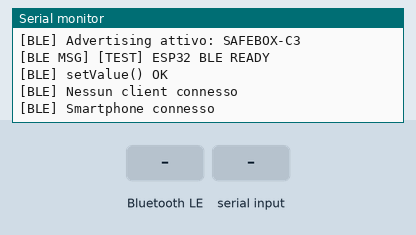
This sketch was run on a simulated ESP32-C3. On the bench: the last lines printed to the serial monitor. The test bench sets the inputs (shaded band). Nothing arrives over Bluetooth unless stated; a phone connects over Bluetooth LE 3 s after start.

Above: at 4.7 s.
4.8 s: Bluetooth LE write "LOCKDOWN_ALERT" received
At 5.1 s:
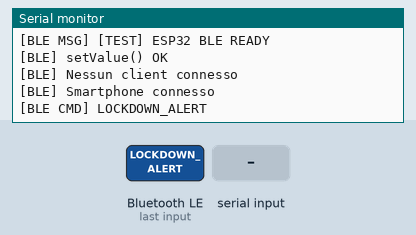
6.3 s: "LOCKDOWN_ALERT\n" received over the second serial link
At 7.5 s:
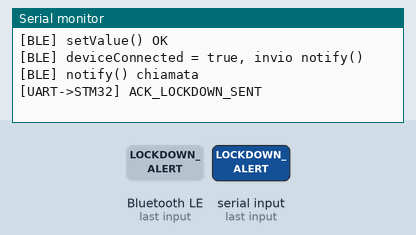
7.8 s: Bluetooth LE write "OTP_SEND:" received
At 8.6 s:
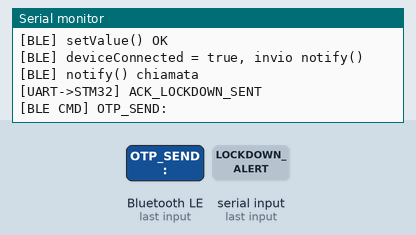
9.3 s: "OTP_SEND:\n" received over the second serial link
At 10.5 s:
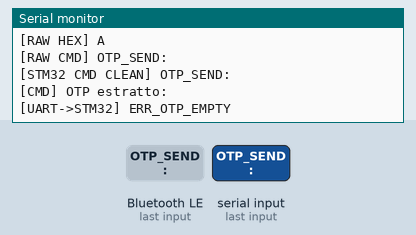
10.8 s: Bluetooth LE write "PING" received
At 12.0 s:
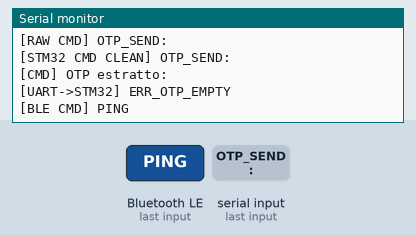
12.3 s: "PING\n" received over the second serial link
At 13.8 s:
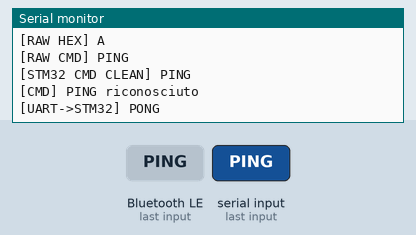
Timing chart, 0 to 14.8 s (numbered marks = the images above; inputs shaded):
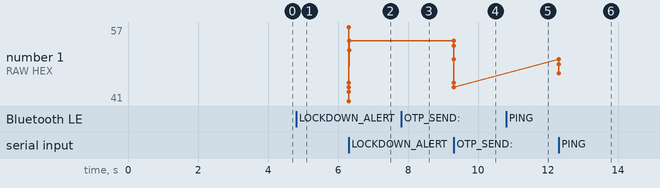

Measured:
- after the input at 4.8 s, the serial monitor: prints a new line at once (image 1)
- after the input at 6.3 s, the serial monitor: prints a new line at once (image 2)
- after the input at 7.8 s, the serial monitor: prints a new line at once (image 3)
- after the input at 9.3 s, the serial monitor: prints a new line at once (image 4)
- after the input at 10.8 s, the serial monitor: prints a new line at once (image 5)
- after the input at 12.3 s, the serial monitor: prints a new line at once (image 6)
- plotted number 1: 44 → 47 after the input at 12.3 s

The sketch:

prova.ino
```cpp
#include <Arduino.h>
#include <BLEDevice.h>
#include <BLEServer.h>
#include <BLEUtils.h>
#include <BLE2902.h>

// =========================
// UART STM32 <-> ESP32
// =========================
static const int STM32_RX_PIN = 4;   // ESP32 riceve dalla STM32 TX
static const int STM32_TX_PIN = 21;   // ESP32 trasmette verso STM32 RX

String uartBuffer = "";

// =========================
// BLE UUID
// =========================
#define SERVICE_UUID        "12345678-1234-1234-1234-1234567890ab"
#define MESSAGE_CHAR_UUID   "12345678-1234-1234-1234-1234567890ac"
#define COMMAND_CHAR_UUID   "12345678-1234-1234-1234-1234567890ad"

// =========================
// CONFIG DEBUG
// =========================
static const bool ENABLE_BLE_PERIODIC_TEST = false;  // metti true per test BLE puro

// =========================
// Oggetti BLE globali
// =========================
BLEServer* pServer = nullptr;
BLEService* pService = nullptr;
BLECharacteristic* messageCharacteristic = nullptr;
BLECharacteristic* commandCharacteristic = nullptr;

bool deviceConnected = false;
bool oldDeviceConnected = false;

// =========================
// BLE Callbacks
// =========================
class MyServerCallbacks : public BLEServerCallbacks {
  void onConnect(BLEServer* server) override {
    deviceConnected = true;
    Serial.println("[BLE] Smartphone connesso");
  }

  void onDisconnect(BLEServer* server) override {
    deviceConnected = false;
    Serial.println("[BLE] Smartphone disconnesso");
  }
};

class CommandCallbacks : public BLECharacteristicCallbacks {
  void onWrite(BLECharacteristic *pCharacteristic) override {
    String value = pCharacteristic->getValue().c_str();

    if (value.length() > 0) {
      Serial.print("[BLE CMD] ");
      Serial.println(value);

      // opzionale: inoltro del comando ricevuto dal telefono verso STM32
      Serial1.print(value + "\n");
    }
  }
};

// =========================
// Helper UART -> STM32
// =========================
void sendToSTM32(const String& msg) {
  Serial1.print(msg + "\n");
  Serial1.flush();  // assicura che il messaggio sia inviato subito
  Serial.print("[UART->STM32] ");
  Serial.println(msg);
}

// =========================
// Helper BLE -> Smartphone
// =========================
void sendBleMessage(const String& msg) {
  Serial.print("[BLE MSG] ");
  Serial.println(msg);

  if (messageCharacteristic == nullptr) {
    Serial.println("[BLE] messageCharacteristic NULL");
    return;
  }

  messageCharacteristic->setValue(msg.c_str());
  Serial.println("[BLE] setValue() OK");

  if (deviceConnected) {
    Serial.println("[BLE] deviceConnected = true, invio notify()");
    messageCharacteristic->notify();
    Serial.println("[BLE] notify() chiamata");
  } else {
    Serial.println("[BLE] Nessun client connesso");
  }
}

// =========================
// Servizi di alto livello
// =========================
void notifyLockdown() {
  sendBleMessage("[ADMIN] Cassaforte in LOCKDOWN. Serve intervento amministratore.");
  sendToSTM32("ACK_LOCKDOWN_SENT");
}

void sendOtpToUser(const String& otp) {
  sendToSTM32("ACK_OTP_SENT");   // ← prima l'ACK alla STM32
  sendToSTM32("OTP:" + otp);
  sendBleMessage("[OTP] " + otp);  // ← poi il BLE
}

// =========================
// Parser comandi da STM32
// =========================
void handleSTM32Command(String cmd) {
  cmd.trim();

  // Rimuove eventuali caratteri non stampabili all'inizio
  while (cmd.length() > 0 && (uint8_t)cmd[0] < 32) {
    cmd.remove(0, 1);
  }

  Serial.print("[STM32 CMD CLEAN] ");
  Serial.println(cmd);

  int lockdownPos = cmd.indexOf("LOCKDOWN_ALERT");
  int otpPos      = cmd.indexOf("OTP_SEND:");
  int pingPos     = cmd.indexOf("PING");

  if (lockdownPos >= 0) {
    Serial.println("[CMD] LOCKDOWN riconosciuto");
    notifyLockdown();
  }
  else if (otpPos >= 0) {
    String otp = cmd.substring(otpPos + strlen("OTP_SEND:"));
    otp.trim();

    Serial.print("[CMD] OTP estratto: ");
    Serial.println(otp);

    if (otp.length() > 0) {
      sendOtpToUser(otp);
    } else {
      sendToSTM32("ERR_OTP_EMPTY");
    }
  }
  else if (pingPos >= 0) {
    Serial.println("[CMD] PING riconosciuto");
    sendToSTM32("PONG");
  }
  else {
    Serial.println("[CMD] comando sconosciuto");
    sendToSTM32("ERR_UNKNOWN_CMD");
  }
}

// =========================
// Lettura UART da STM32
// =========================
void readSTM32UART() {
  while (Serial1.available()) {
    char c = (char)Serial1.read();

    Serial.print("[RAW HEX] ");
    Serial.println((uint8_t)c, HEX);

    if (c == '\n' || c == '\r') {
      if (uartBuffer.length() > 0) {
        Serial.print("[RAW CMD] ");
        Serial.println(uartBuffer);

        handleSTM32Command(uartBuffer);
        uartBuffer = "";
      }
    } else {
      uartBuffer += c;
    }
  }
}

// =========================
// Setup BLE
// =========================
void setupBLE() {
  BLEDevice::init("SAFEBOX-C3");

  pServer = BLEDevice::createServer();
  pServer->setCallbacks(new MyServerCallbacks());

  pService = pServer->createService(SERVICE_UUID);

  // Characteristic messaggi verso smartphone
  messageCharacteristic = pService->createCharacteristic(
    MESSAGE_CHAR_UUID,
    BLECharacteristic::PROPERTY_READ |
    BLECharacteristic::PROPERTY_NOTIFY
  );

  BLE2902 *messageDescriptor = new BLE2902();
  messageDescriptor->setNotifications(true);
  messageDescriptor->setIndications(false);
  messageCharacteristic->addDescriptor(messageDescriptor);

  messageCharacteristic->setValue("SAFEBOX READY");

  // Characteristic comandi da smartphone
  commandCharacteristic = pService->createCharacteristic(
    COMMAND_CHAR_UUID,
    BLECharacteristic::PROPERTY_WRITE
  );
  commandCharacteristic->setCallbacks(new CommandCallbacks());

  pService->start();

  BLEAdvertising *pAdvertising = BLEDevice::getAdvertising();
  pAdvertising->addServiceUUID(SERVICE_UUID);
  pAdvertising->setScanResponse(true);

  // fix utili per compatibilità
  pAdvertising->setMinPreferred(0x06);
  pAdvertising->setMinPreferred(0x12);

  BLEDevice::startAdvertising();
  Serial.println("[BLE] Advertising attivo: SAFEBOX-C3");
}

// =========================
// Setup
// =========================
void setup() {
  Serial.begin(115200);
  Serial1.begin(115200, SERIAL_8N1, STM32_RX_PIN, STM32_TX_PIN);

  delay(1000);
  Serial.println("=== ESP32-C3 BLE GATEWAY START ===");

  setupBLE();
  delay(500);

  // Test diretto una sola volta all'avvio
  // utile per verificare che il telefono riceva
  // collegati prima col telefono e abilita Notify
  // poi premi reset sull'ESP32
  delay(2000);
  sendBleMessage("[TEST] ESP32 BLE READY");
}

// =========================
// Loop
// =========================
void loop() {
  readSTM32UART();

  // gestione reconnessione advertising
  if (!deviceConnected && oldDeviceConnected) {
    delay(500);
    pServer->startAdvertising();
    Serial.println("[BLE] Restart advertising");
    oldDeviceConnected = deviceConnected;
  }

  if (deviceConnected && !oldDeviceConnected) {
    oldDeviceConnected = deviceConnected;
  }

  // test BLE periodico opzionale
  if (ENABLE_BLE_PERIODIC_TEST && deviceConnected) {
    static unsigned long lastSend = 0;
    if (millis() - lastSend > 10000) {
      sendBleMessage("[TEST] Notifica BLE periodica OK");
      lastSend = millis();
    }
  }

  delay(10);
}
```
